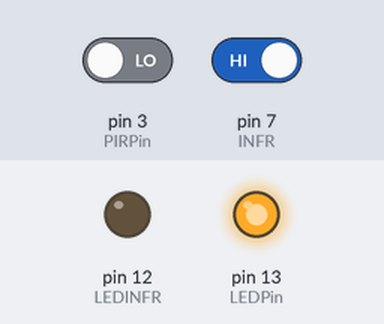
A sketch run on a simulated Arduino Uno, built with avr-gcc and run on an emulated ATmega328P. Parts: output pins drawn as LEDs (lit = HIGH). The test bench sets the inputs (shaded band); at power-on: pin 3 (PIRPin) LOW, pin 7 (INFR) HIGH.

Above: at 1.2 s.
1.3 s: pin 3 (PIRPin) driven HIGH
At 2.2 s:
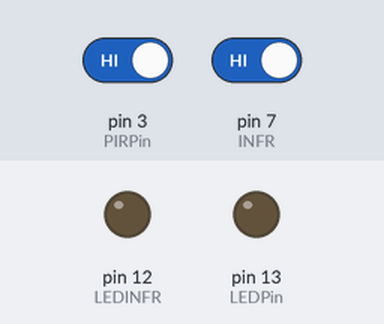
2.8 s: pin 7 (INFR) driven LOW
At 3.4 s:
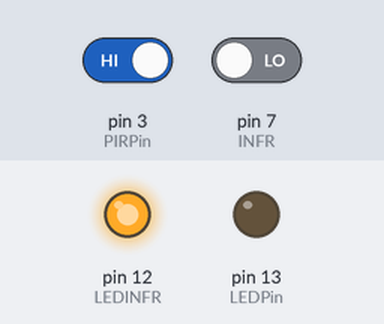
4.3 s: pin 3 (PIRPin) driven LOW
At 5.5 s:
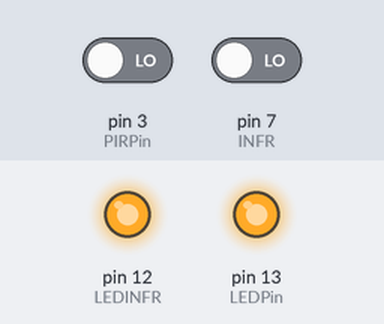
5.8 s: pin 7 (INFR) driven HIGH
At 6.9 s:
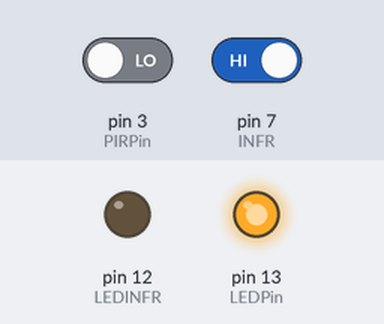
Timing chart, 0 to 8.3 s (numbered marks = the images above; inputs shaded):
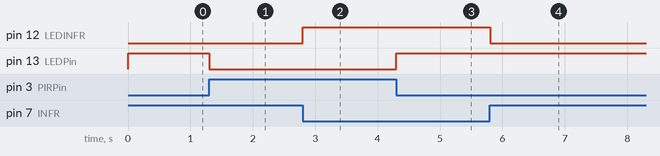

The sketch:

sensor.ino
```cpp
const int LEDPin = 13;
const int PIRPin = 3;
const int INFR = 7;
const int LEDINFR = 12;
int INFRA;
void setup()
{
  pinMode(LEDPin , OUTPUT);
  pinMode(PIRPin , INPUT);
  pinMode(INFR , INPUT);
  pinMode(LEDINFR , OUTPUT);
  Serial.begin(9600);

}

void loop()
{
  if (digitalRead(PIRPin) == HIGH)
  {
    digitalWrite(LEDPin, HIGH);
    //delay(100);
    digitalWrite(LEDPin, LOW);
    //delay(100);
  }
  else
  {
    digitalWrite(LEDPin, HIGH);
  }
  int INFRA = digitalRead(INFR);
  if (INFRA == LOW){
    digitalWrite(LEDINFR , HIGH);
    delay(100);
  }
  else{
    digitalWrite(LEDINFR, LOW);
    delay(100);
  }
}
```

Measured:
- after the input at 1.3 s, pin 13 (LEDPin): HIGH → LOW at once
- after the input at 2.8 s, pin 12 (LEDINFR): LOW → HIGH at once
- after the input at 4.3 s, pin 13 (LEDPin): LOW → HIGH at once
- after the input at 5.8 s, pin 12 (LEDINFR): HIGH → LOW at once
